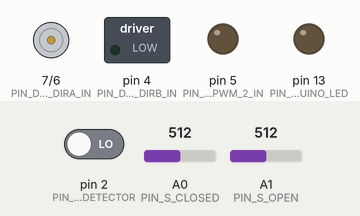
Simulated run of this sketch. Board: Arduino Uno, built with avr-gcc and run on an emulated ATmega328P. Shown: direction and speed pins drawn as motors (green arrow = direction pin HIGH = forward, orange = LOW = backward, longer = more drive), switched loads named in the sketch (green lamp = pin HIGH), output pins drawn as LEDs (lit = HIGH). Dashed ring = blinking. The inputs (shaded band) are chosen by the test bench; at power-on: pin 2 (PIN_S_DETECTOR) LOW, A0 (PIN_S_CLOSED) = 512, A1 (PIN_S_OPEN) = 512. What the sketch prints to the serial monitor is not drawn.

Above: at 7.2 s.
7.3 s: pin 2 (PIN_S_DETECTOR) driven HIGH
At 9.0 s:
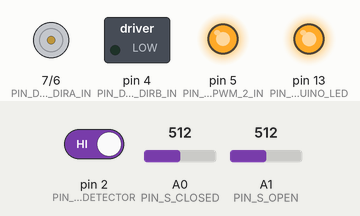
10.3 s: pin 2 (PIN_S_DETECTOR) driven LOW
At 11.8 s:
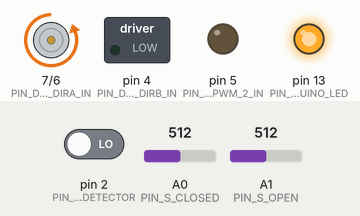
12.1 s: pin 2 (PIN_S_DETECTOR) driven HIGH
At 12.27 s:
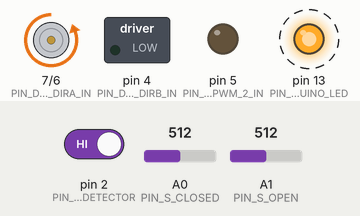
Timing chart, 0 to 21.1 s (numbered marks = the images above; inputs shaded):
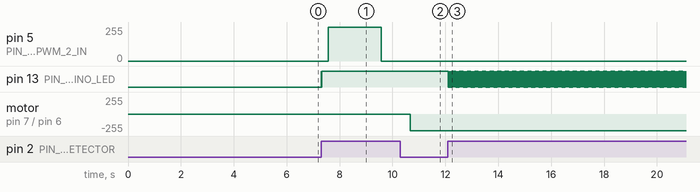

Measured:
- after the input at 7.3 s, pin 5 (PIN_LED_PWM_2_IN): 0/255 → 254/255 after 0.28 s, → 0/255 2.0 s later; pin 13 (PIN_ARDUINO_LED): LOW → HIGH at once, → LOW 0.01 s later, → HIGH 0.01 s later
- after the input at 10.3 s, pin 13 (PIN_ARDUINO_LED): stops changing and stays HIGH
- after the input at 12.1 s, pin 13 (PIN_ARDUINO_LED): alternates HIGH for 0.01 s and LOW for 0.01 s, starting at once

The sketch:

functional_test.ino
```cpp
// HCU TEST
// first test for the HCU (hardware control unit) of CatFeeder
//
//
/*
 * PIN MAPPING
 *
 * ARDUINO_GND (green)          PIN2 right GND (arduino USB connecto down)
 * ARDUINO_VCC (red)            PIN4 right 5V
 *
 * DOOR_PWM_1_IN (white / brown)    D6
 * DOOR_DIRA_IN (brown)             D7
 * DOOR_DIRB_IN (green)             D4
 * DOOR_RED_OUT                     motor_red
 * DOOR_BLACK_OUT                   motor_black
 *
 * LED_DIRA_IN                      jumped to VCC_ARDUINO (red)
 * LED_DIRB_IN                      jumped to GND (black)
 * LED_RED_OUT (white)
 * LED_BLACK_OUT (red)
 * LED_PWM_2_IN (white/green)       D5
 *
 * S_OPEN (green with black)        A1
 * S_CLOSED (red with black)        A0
 * S_DETECTOR (white with back)     D2
 *
 * PIR http://www.instructables.com/id/PIR-Motion-Sensor-Tutorial/
 */
const int PIN_DOOR_PWM_1_IN   = 6;
const int PIN_DOOR_DIRA_IN    = 7;
const int PIN_DOOR_DIRB_IN    = 4;

const int PIN_LED_PWM_2_IN    = 5;

const int PIN_S_OPEN      = A1;
const int PIN_S_CLOSED    = A0;
const int PIN_S_DETECTOR  = 2;

const int PIN_ARDUINO_LED  = 13;


int door_open;
int door_closed;

const int DETECTOR_TIMEOUT = 30;

unsigned long time_stamp;
unsigned long time_delta;
int PIR_STATE;

void setup() {
  Serial.begin(115200);
  //Serial.begin(9600);

  pinMode(PIN_DOOR_PWM_1_IN, OUTPUT);
  pinMode(PIN_DOOR_DIRA_IN, OUTPUT);
  pinMode(PIN_DOOR_DIRB_IN, OUTPUT);
  pinMode(PIN_LED_PWM_2_IN, OUTPUT);

  pinMode(PIN_S_CLOSED, INPUT);
  pinMode(PIN_S_OPEN,INPUT);
  pinMode(PIN_S_DETECTOR,INPUT);
  pinMode (PIN_ARDUINO_LED, OUTPUT);

  door_open = 0;
  door_closed = 0;
  time_stamp = 0;
  time_delta = 0;

  delay(6000);
  Serial.println("ready to work");
}


void loop() {

  // start with door closed, please.

  door_open = analogRead(PIN_S_OPEN);
  door_closed = analogRead(PIN_S_CLOSED);

  if (digitalRead(PIN_S_DETECTOR)) {

      time_stamp = millis();

      digitalWrite(PIN_ARDUINO_LED, HIGH);
      delay(10);
      digitalWrite(PIN_ARDUINO_LED, LOW);
      delay(10);
      digitalWrite(PIN_ARDUINO_LED, HIGH);

      // do this only the first time
      if (PIR_STATE == 0) {
        // turn on lights and issue camera detection
        /* led test */
        for (int i=0; i< 255; i++) {
          analogWrite(PIN_LED_PWM_2_IN, i);
          delay(1);
        }
        delay(2000); // 2 secs fine
        analogWrite(PIN_LED_PWM_2_IN, 0); // shut down lights

        /* open door */
        for (int i=0; i<255-100; i++) {
          analogWrite(PIN_DOOR_PWM_1_IN, 100+i);
          digitalWrite(PIN_DOOR_DIRA_IN,HIGH);
          digitalWrite(PIN_DOOR_DIRB_IN,LOW);
          delay(7);
         }
        /* brake motor */
        digitalWrite(PIN_DOOR_DIRA_IN,LOW);
        digitalWrite(PIN_DOOR_DIRB_IN,LOW);
      }
      PIR_STATE = 1;
  }


  time_delta = millis() - time_stamp;

  if ((time_delta >= (DETECTOR_TIMEOUT *1000)) && (PIR_STATE == 1)) {
      PIR_STATE = 0;
      digitalWrite(PIN_ARDUINO_LED, LOW);

      /* close door */
      for (int i=0; i<255-80; i++) {
        analogWrite(PIN_DOOR_PWM_1_IN, 100+i);
        digitalWrite(PIN_DOOR_DIRA_IN,LOW);
        digitalWrite(PIN_DOOR_DIRB_IN,HIGH);
        delay(7);
      }
      /* brake motor */
      digitalWrite(PIN_DOOR_DIRA_IN,LOW);
      digitalWrite(PIN_DOOR_DIRB_IN,LOW);
    }


}
```
